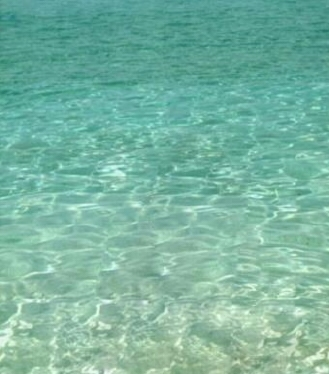
#> input picture PA02/water.jpg, 329 x 374 px
$ python main.py
#> lines starting #> are read from the running program, lines starting #| are printed output that depends on the picture
import numpy as np
from scipy import sparse
from scipy import linalg
from scipy.linalg import norm
from matplotlib import pyplot as plt
from skimage import io
from skimage.color import rgb2gray
import scipy.sparse.linalg

def laplaceoperator(n,m):
    # n,m: Bildgröße

#> called with n = 5, m = 7
    l = n * m
    hauptdiag = np.ones(l) * -4
    nebendiag = np.ones(l-1)
    außendiag = np.ones(l-n)

    for i in range(1,l-1):
        if i % n == 0:
            nebendiag[i-1] = 0

    diagonalen = [hauptdiag, nebendiag, nebendiag, außendiag, außendiag]

    matrix = sparse.diags(diagonalen, [0,-1,1,n,-n])
    return matrix

def laplace(n, m):

    I_m = sparse.eye(m)
    I_n = sparse.eye(n)
    D_m = sparse.diags([1, -2, 1], [-1, 0, 1], shape=(m, m))
    D_n = sparse.diags([1, -2, 1], [-1, 0, 1], shape=(n, n))

    operator = sparse.kron(I_m, D_n) + sparse.kron(D_m, I_n)

    return operator

def seamlessmatrix(f, g, pos):

    f_blue = np.int32((io.imread(f))[..., 2])
    f_green = np.int32((io.imread(f))[..., 1])
    f_red = np.int32((io.imread(f))[..., 0])

    g_blue = np.int32((io.imread(g))[..., 2])
    g_green = np.int32((io.imread(g))[..., 1])
    g_red = np.int32((io.imread(g))[..., 0])

    red = grayhelp(f_red, g_red, pos)
    green = grayhelp(f_green, g_green, pos)
    blue = grayhelp(f_blue, g_blue, pos)

    result = np.dstack((red, green, blue))

    plt.imshow(result, cmap='gray', interpolation='nearest')

    plt.axis('off')

    plt.title('Gradient ohne Divergenz bei ' + str(f) + ' und ' + str(g) + '!')

    plt.tight_layout()
    plt.show()


def grayhelp(f, g, pos):

    # f* and g as matrices
    # pos: tuple to situate g

    r = 1

    N = len(g)
    M = len(g[0])

    # border and f as slice from the whole picture f*
    cut_f = f[pos[0]: pos[0] + N, pos[1]: pos[1] + M]

    # turning everything except the border to zeros
    cut_f[r:-r, r:-r] = 0

    # laplace operator to determine missing border values
    lp_big = laplace(M, N)

    deviation = lp_big @ (cut_f.flatten())

    # determining b by multiplying g with laplace operator and cutting it down
    gradient_g = lp_big @ (g.flatten())

    # correcting deviation
    gradient_g -= deviation

    # getting b by turning back into a matrix, deleting the border and
    # vectorizing again
    b = ((gradient_g.reshape(N, M))[r:-r, r:-r]).flatten()

    lp_small = laplace(M - 2*r, N - 2*r)

    start = np.zeros(len(b))

    new_f = scipy.sparse.linalg.cg(lp_small, b, x0=start,
                                   maxiter=40000,
                                   M=None, callback=None, atol=None)

    replacement = new_f[0].reshape(N-2*r, M-2*r)

    cut_f[r:-r, r:-r] = replacement

    return f


def D_v(n):
    return sparse.diags([[-1]*n, [1]*(n-1)], [0, 1])

def D_r(n):
    return sparse.diags([[1]*n, [-1]*(n-1)], [0, -1])

# [67 lines left out: function seamlessdiff_advanced, not called in this run]

def mergeimages(f, g, x, y):
    img_f = io.imread(f)
    img_g = io.imread(g)

    (n, m) = (len(img_g), len(img_g[0]))

    img_f[x:x+n, y:y+m] = img_g

    return img_f

def plot(img, title):
    plt.imshow(img, cmap='gray')
    plt.axis('off')
    plt.title(title)
    plt.tight_layout()
    plt.show()

if __name__ == "__main__":
    laplacer = laplaceoperator(5,7)
    laplacer = laplacer.toarray()
    plt.imshow(laplacer, cmap='gray', interpolation='nearest')

    plt.axis('off')

    plt.tight_layout()
    plt.show()
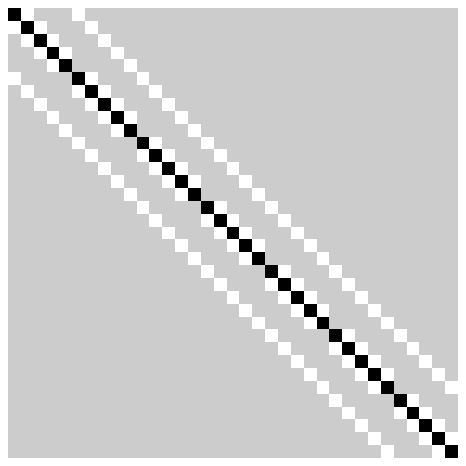
#> figure drawn by matplotlib, 1 panel

    plot(mergeimages('water.jpg', 'bear.jpg', 18, 18), 'Bilder unbearbeitet übereinander')
#> in mergeimages, img_f is the input picture: shape (374, 329, 3); mean R, G, B 120.6, 180.3, 161.1
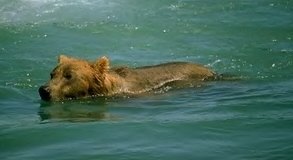
#> input picture PA02/bear.jpg, 293 x 160 px
#> in mergeimages, img_g is the input picture: shape (160, 293, 3); mean R, G, B 72.1, 108.4, 95
#> in mergeimages, `(n, m) = (len(img_g), len(img_g[0]))`: n = 160; m = 293
    seamlessmatrix('water.jpg', 'bear.jpg', (18,18))
#> in seamlessmatrix, `f_green = np.int32((io.imread(f))[..., 1])`:
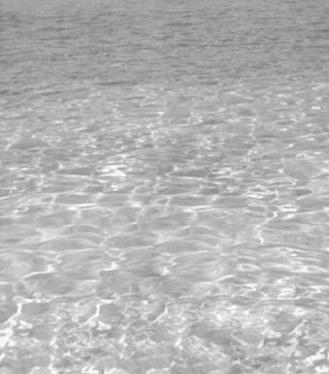
#> f_green: shape (374, 329) int32; min 117, max 255, mean 180.3
#> in seamlessmatrix, `f_red = np.int32((io.imread(f))[..., 0])`:
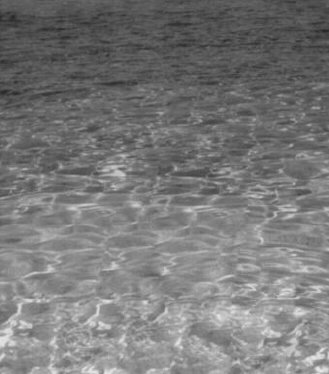
#> f_red: shape (374, 329) int32; min 39, max 232, mean 120.6
#> in seamlessmatrix, `g_green = np.int32((io.imread(g))[..., 1])`:
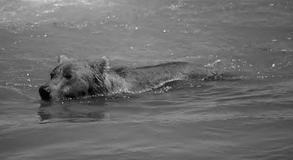
#> g_green: shape (160, 293) int32; min 1, max 226, mean 108.4
#> in seamlessmatrix, `g_red = np.int32((io.imread(g))[..., 0])`:
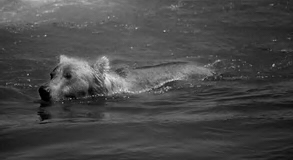
#> g_red: shape (160, 293) int32; min 0, max 235, mean 72.1
#> in grayhelp, `N = len(g)`: N = 160
#> in grayhelp, `M = len(g[0])`: M = 293
#> in grayhelp, `cut_f[r:-r, r:-r] = 0`:
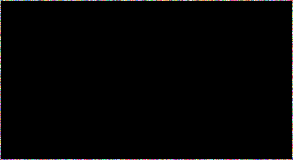
#> cut_f: shape (160, 293) int32; 110 distinct labels, from 0 to 169; one colour per label, 0 black
#> (the run stopped early here; a loop or call above may not have finished)
